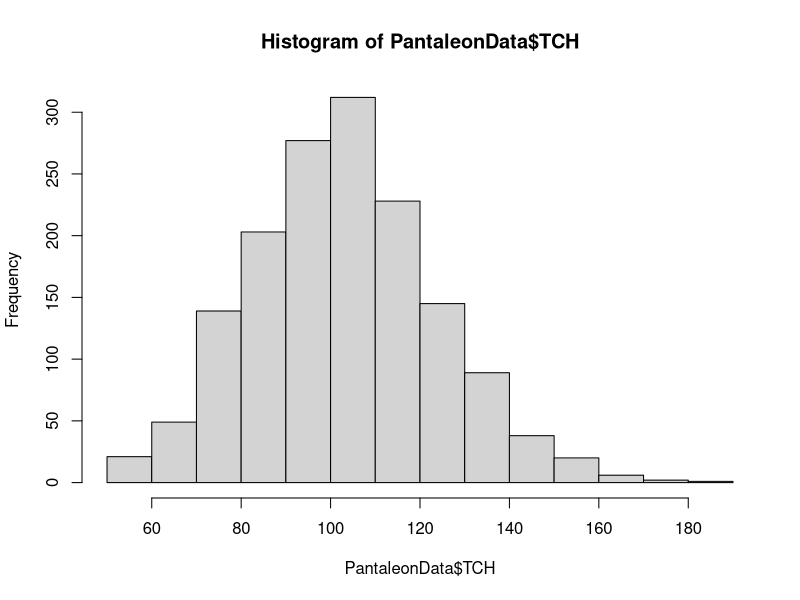

The R source for this figure: (Note: this script raises an error after producing the figure.)
## ---- chunk 1
setwd("~/Documents/GitHub/Pantaleon")
library(readxl)
PantaleonData <- read_excel("data 19-20.xlsx")
head(PantaleonData)
## ---- chunk 2
hist(PantaleonData$TCH)
## ---- chunk 3
library(psych)
describeBy(PantaleonData$TCH, group = PantaleonData$Estación, mat=TRUE, digits = 0)
